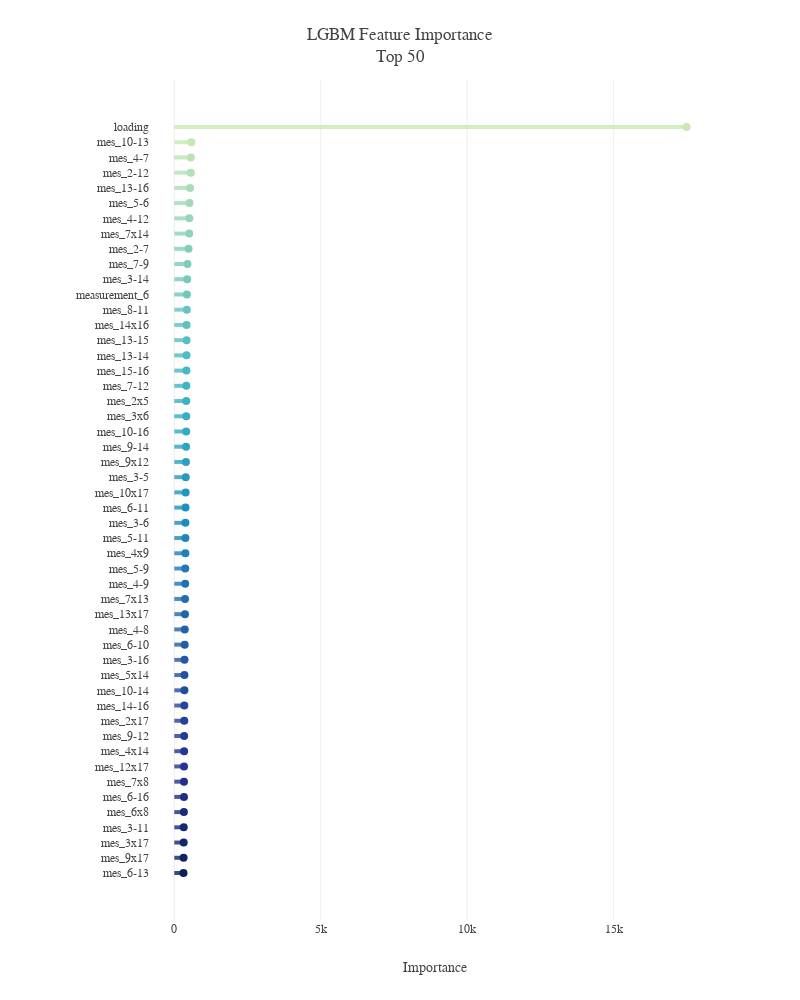

Write notebook code for a chart like this one.
### Code cell
top = 50

feature_importance_df['avg'] = feature_importance_df.mean(axis=1)
feature_importance_top = feature_importance_df.avg.nlargest(top).sort_values(ascending=True)

pal=sns.color_palette("YlGnBu", 65).as_hex()
fig=go.Figure()
for i in range(len(feature_importance_top.index)):
    fig.add_shape(dict(type="line", y0=i, y1=i, x0=0, x1=feature_importance_top[i],
                       line_color=pal[::-1][i],opacity=0.8,line_width=4))

fig.add_trace(go.Scatter(x=feature_importance_top, y=feature_importance_top.index, mode='markers',
                         marker_color=pal[::-1], marker_size=8,
                         hovertemplate='%{y} Importance = %{x:.0f}<extra></extra>'))

fig.update_layout(template=plotly_template,title=f'LGBM Feature Importance<br>Top {top}',
                  margin=dict(l=150,t=80),
                  xaxis=dict(title='Importance', zeroline=False),
                  yaxis_showgrid=False, height=1000, width=800)
fig.show()

### Figure 1 — Plotly figure (JSON) as saved in the notebook; plotly's stock layout.template omitted (floating-point values rounded to 4 significant figures)
{"data": [{"hovertemplate": "%{y} Importance = %{x:.0f}<extra></extra>", "marker": {"color": ["#0b1f5e", "#0e2265", "#12256d", "#162874", "#192b7c", "#1d2e83", "#21308b", "#243392", "#253795", "#243c98", "#24419a", "#24479d", "#234c9f", "#2351a2", "#2356a4", "#225ca7", "#2260a9", "#2166ac", "#216daf", "#2073b2", "#1f7ab5", "#1f80b8", "#1e86bb", "#1d8dbe", "#1d91c0", "#2296c1", "#269bc1", "#2b9fc2", "#2fa4c2", "#34a9c3", "#39adc3", "#3db2c4", "#40b5c4", "#48b9c3", "#50bbc2", "#57bec1", "#5fc1c0", "#67c4be", "#6fc7bd", "#76cabc", "#7ecdbb", "#85cfba", "#8ed3ba", "#97d6b9", "#a0dab8", "#a9ddb7", "#b2e1b6", "#bbe4b5", "#c4e8b4", "#c9eab4", "#ceecb3", "#d3eeb3", "#d7efb3", "#dcf1b2", "#e1f3b2", "#e6f5b2", "#eaf7b1", "#edf8b2", "#f0f9b7", "#f2fabc", "#f4fbc1", "#f7fcc6", "#f9fdcb", "#fbfdd0", "#fdfed5"], "size": 8}, "mode": "markers", "type": "scatter", "x": [314.0, 316.7, 320.3, 321.8, 327.3, 330.1, 330.6, 332.5, 334.5, 336.5, 340.6, 342.1, 345.8, 346.5, 348.6, 354.1, 356.5, 364.0, 365.2, 371.7, 373.2, 378.6, 379.6, 380.3, 383.8, 387.6, 390.2, 397.0, 401.8, 404.9, 407.2, 407.3, 409.5, 414.6, 417.8, 418.5, 418.7, 426.7, 430.1, 439.3, 449.6, 486.1, 508.9, 511.0, 517.8, 540.5, 562.2, 562.9, 582.6, 17490.0], "y": ["mes_6-13", "mes_9x17", "mes_3x17", "mes_3-11", "mes_6x8", "mes_6-16", "mes_7x8", "mes_12x17", "mes_4x14", "mes_9-12", "mes_2x17", "mes_14-16", "mes_10-14", "mes_5x14", "mes_3-16", "mes_6-10", "mes_4-8", "mes_13x17", "mes_7x13", "mes_4-9", "mes_5-9", "mes_4x9", "mes_5-11", "mes_3-6", "mes_6-11", "mes_10x17", "mes_3-5", "mes_9x12", "mes_9-14", "mes_10-16", "mes_3x6", "mes_2x5", "mes_7-12", "mes_15-16", "mes_13-14", "mes_13-15", "mes_14x16", "mes_8-11", "measurement_6", "mes_3-14", "mes_7-9", "mes_2-7", "mes_7x14", "mes_4-12", "mes_5-6", "mes_13-16", "mes_2-12", "mes_4-7", "mes_10-13", "loading"]}], "layout": {"height": 1000, "margin": {"l": 150, "t": 80}, "shapes": [{"line": {"color": "#0b1f5e", "width": 4}, "opacity": 0.8, "type": "line", "x0": 0, "x1": 314.0, "y0": 0, "y1": 0}, {"line": {"color": "#0e2265", "width": 4}, "opacity": 0.8, "type": "line", "x0": 0, "x1": 316.7, "y0": 1, "y1": 1}, {"line": {"color": "#12256d", "width": 4}, "opacity": 0.8, "type": "line", "x0": 0, "x1": 320.3, "y0": 2, "y1": 2}, {"line": {"color": "#162874", "width": 4}, "opacity": 0.8, "type": "line", "x0": 0, "x1": 321.8, "y0": 3, "y1": 3}, {"line": {"color": "#192b7c", "width": 4}, "opacity": 0.8, "type": "line", "x0": 0, "x1": 327.3, "y0": 4, "y1": 4}, {"line": {"color": "#1d2e83", "width": 4}, "opacity": 0.8, "type": "line", "x0": 0, "x1": 330.1, "y0": 5, "y1": 5}, {"line": {"color": "#21308b", "width": 4}, "opacity": 0.8, "type": "line", "x0": 0, "x1": 330.6, "y0": 6, "y1": 6}, {"line": {"color": "#243392", "width": 4}, "opacity": 0.8, "type": "line", "x0": 0, "x1": 332.5, "y0": 7, "y1": 7}, {"line": {"color": "#253795", "width": 4}, "opacity": 0.8, "type": "line", "x0": 0, "x1": 334.5, "y0": 8, "y1": 8}, {"line": {"color": "#243c98", "width": 4}, "opacity": 0.8, "type": "line", "x0": 0, "x1": 336.5, "y0": 9, "y1": 9}, {"line": {"color": "#24419a", "width": 4}, "opacity": 0.8, "type": "line", "x0": 0, "x1": 340.6, "y0": 10, "y1": 10}, {"line": {"color": "#24479d", "width": 4}, "opacity": 0.8, "type": "line", "x0": 0, "x1": 342.1, "y0": 11, "y1": 11}, {"line": {"color": "#234c9f", "width": 4}, "opacity": 0.8, "type": "line", "x0": 0, "x1": 345.8, "y0": 12, "y1": 12}, {"line": {"color": "#2351a2", "width": 4}, "opacity": 0.8, "type": "line", "x0": 0, "x1": 346.5, "y0": 13, "y1": 13}, {"line": {"color": "#2356a4", "width": 4}, "opacity": 0.8, "type": "line", "x0": 0, "x1": 348.6, "y0": 14, "y1": 14}, {"line": {"color": "#225ca7", "width": 4}, "opacity": 0.8, "type": "line", "x0": 0, "x1": 354.1, "y0": 15, "y1": 15}, {"line": {"color": "#2260a9", "width": 4}, "opacity": 0.8, "type": "line", "x0": 0, "x1": 356.5, "y0": 16, "y1": 16}, {"line": {"color": "#2166ac", "width": 4}, "opacity": 0.8, "type": "line", "x0": 0, "x1": 364.0, "y0": 17, "y1": 17}, {"line": {"color": "#216daf", "width": 4}, "opacity": 0.8, "type": "line", "x0": 0, "x1": 365.2, "y0": 18, "y1": 18}, {"line": {"color": "#2073b2", "width": 4}, "opacity": 0.8, "type": "line", "x0": 0, "x1": 371.7, "y0": 19, "y1": 19}, {"line": {"color": "#1f7ab5", "width": 4}, "opacity": 0.8, "type": "line", "x0": 0, "x1": 373.2, "y0": 20, "y1": 20}, {"line": {"color": "#1f80b8", "width": 4}, "opacity": 0.8, "type": "line", "x0": 0, "x1": 378.6, "y0": 21, "y1": 21}, {"line": {"color": "#1e86bb", "width": 4}, "opacity": 0.8, "type": "line", "x0": 0, "x1": 379.6, "y0": 22, "y1": 22}, {"line": {"color": "#1d8dbe", "width": 4}, "opacity": 0.8, "type": "line", "x0": 0, "x1": 380.3, "y0": 23, "y1": 23}, {"line": {"color": "#1d91c0", "width": 4}, "opacity": 0.8, "type": "line", "x0": 0, "x1": 383.8, "y0": 24, "y1": 24}, {"line": {"color": "#2296c1", "width": 4}, "opacity": 0.8, "type": "line", "x0": 0, "x1": 387.6, "y0": 25, "y1": 25}, {"line": {"color": "#269bc1", "width": 4}, "opacity": 0.8, "type": "line", "x0": 0, "x1": 390.2, "y0": 26, "y1": 26}, {"line": {"color": "#2b9fc2", "width": 4}, "opacity": 0.8, "type": "line", "x0": 0, "x1": 397.0, "y0": 27, "y1": 27}, {"line": {"color": "#2fa4c2", "width": 4}, "opacity": 0.8, "type": "line", "x0": 0, "x1": 401.8, "y0": 28, "y1": 28}, {"line": {"color": "#34a9c3", "width": 4}, "opacity": 0.8, "type": "line", "x0": 0, "x1": 404.9, "y0": 29, "y1": 29}, {"line": {"color": "#39adc3", "width": 4}, "opacity": 0.8, "type": "line", "x0": 0, "x1": 407.2, "y0": 30, "y1": 30}, {"line": {"color": "#3db2c4", "width": 4}, "opacity": 0.8, "type": "line", "x0": 0, "x1": 407.3, "y0": 31, "y1": 31}, {"line": {"color": "#40b5c4", "width": 4}, "opacity": 0.8, "type": "line", "x0": 0, "x1": 409.5, "y0": 32, "y1": 32}, {"line": {"color": "#48b9c3", "width": 4}, "opacity": 0.8, "type": "line", "x0": 0, "x1": 414.6, "y0": 33, "y1": 33}, {"line": {"color": "#50bbc2", "width": 4}, "opacity": 0.8, "type": "line", "x0": 0, "x1": 417.8, "y0": 34, "y1": 34}, {"line": {"color": "#57bec1", "width": 4}, "opacity": 0.8, "type": "line", "x0": 0, "x1": 418.5, "y0": 35, "y1": 35}, {"line": {"color": "#5fc1c0", "width": 4}, "opacity": 0.8, "type": "line", "x0": 0, "x1": 418.7, "y0": 36, "y1": 36}, {"line": {"color": "#67c4be", "width": 4}, "opacity": 0.8, "type": "line", "x0": 0, "x1": 426.7, "y0": 37, "y1": 37}, {"line": {"color": "#6fc7bd", "width": 4}, "opacity": 0.8, "type": "line", "x0": 0, "x1": 430.1, "y0": 38, "y1": 38}, {"line": {"color": "#76cabc", "width": 4}, "opacity": 0.8, "type": "line", "x0": 0, "x1": 439.3, "y0": 39, "y1": 39}, {"line": {"color": "#7ecdbb", "width": 4}, "opacity": 0.8, "type": "line", "x0": 0, "x1": 449.6, "y0": 40, "y1": 40}, {"line": {"color": "#85cfba", "width": 4}, "opacity": 0.8, "type": "line", "x0": 0, "x1": 486.1, "y0": 41, "y1": 41}, {"line": {"color": "#8ed3ba", "width": 4}, "opacity": 0.8, "type": "line", "x0": 0, "x1": 508.9, "y0": 42, "y1": 42}, {"line": {"color": "#97d6b9", "width": 4}, "opacity": 0.8, "type": "line", "x0": 0, "x1": 511.0, "y0": 43, "y1": 43}, {"line": {"color": "#a0dab8", "width": 4}, "opacity": 0.8, "type": "line", "x0": 0, "x1": 517.8, "y0": 44, "y1": 44}, {"line": {"color": "#a9ddb7", "width": 4}, "opacity": 0.8, "type": "line", "x0": 0, "x1": 540.5, "y0": 45, "y1": 45}, {"line": {"color": "#b2e1b6", "width": 4}, "opacity": 0.8, "type": "line", "x0": 0, "x1": 562.2, "y0": 46, "y1": 46}, {"line": {"color": "#bbe4b5", "width": 4}, "opacity": 0.8, "type": "line", "x0": 0, "x1": 562.9, "y0": 47, "y1": 47}, {"line": {"color": "#c4e8b4", "width": 4}, "opacity": 0.8, "type": "line", "x0": 0, "x1": 582.6, "y0": 48, "y1": 48}, {"line": {"color": "#c9eab4", "width": 4}, "opacity": 0.8, "type": "line", "x0": 0, "x1": 17490.0, "y0": 49, "y1": 49}], "title": {"text": "LGBM Feature Importance<br>Top 50"}, "width": 800, "xaxis": {"title": {"text": "Importance"}, "zeroline": false}, "yaxis": {"showgrid": false}}}
